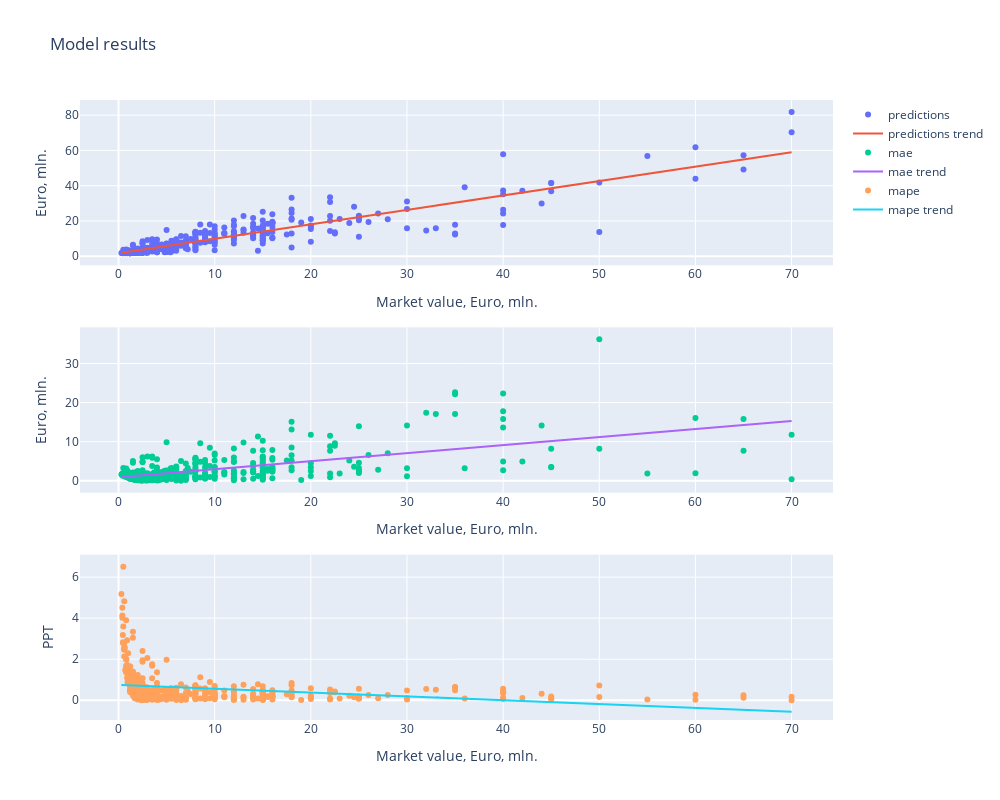

This figure's notebook cell:
### Code cell
td = TransfersDataset(Path.cwd()/'../prepped/final-2.csv')
td.encode_last_positions()
td.encode()
td.drop()
m = Xgboost(td.data, features=features, full_feature_set=True)
m.train_test_split()
m.scale()
m.tune_hp()
m.train()
m.inverse_scale()
m.score(thresh=10)
m.plot_predictions()
m.top_n_predictions(20)
m.top_n_predictions(20, worst=True)
m.best_params

### Figure 1 — Plotly figure (JSON) as saved in the notebook; plotly's stock layout.template omitted (floating-point values rounded to 4 significant figures; data arrays with more than 128 entries replaced by an {"elided": "..."} marker saying what was removed)
{"data": [{"mode": "markers", "name": "predictions", "type": "scatter", "x": {"elided": "445 float values"}, "xaxis": "x", "y": {"elided": "445 float values"}, "yaxis": "y"}, {"mode": "lines", "name": "predictions trend", "type": "scatter", "x": {"elided": "445 float values"}, "xaxis": "x", "y": {"elided": "445 float values"}, "yaxis": "y"}, {"mode": "markers", "name": "mae", "type": "scatter", "x": {"elided": "445 float values"}, "xaxis": "x2", "y": {"elided": "445 float values"}, "yaxis": "y2"}, {"mode": "lines", "name": "mae trend", "type": "scatter", "x": {"elided": "445 float values"}, "xaxis": "x2", "y": {"elided": "445 float values"}, "yaxis": "y2"}, {"mode": "markers", "name": "mape", "type": "scatter", "x": {"elided": "445 float values"}, "xaxis": "x3", "y": {"elided": "445 float values"}, "yaxis": "y3"}, {"mode": "lines", "name": "mape trend", "type": "scatter", "x": {"elided": "445 float values"}, "xaxis": "x3", "y": {"elided": "445 float values"}, "yaxis": "y3"}], "layout": {"height": 800, "title": {"text": "Model results"}, "width": 1000, "xaxis": {"anchor": "y", "domain": [0, 1], "title": {"text": "Market value, Euro, mln."}}, "xaxis2": {"anchor": "y2", "domain": [0, 1], "title": {"text": "Market value, Euro, mln."}}, "xaxis3": {"anchor": "y3", "domain": [0, 1], "title": {"text": "Market value, Euro, mln."}}, "yaxis": {"anchor": "x", "domain": [0.7333, 1], "title": {"text": "Euro, mln."}}, "yaxis2": {"anchor": "x2", "domain": [0.3667, 0.6333], "title": {"text": "Euro, mln."}}, "yaxis3": {"anchor": "x3", "domain": [0, 0.2667], "title": {"text": "PPT"}}}}
